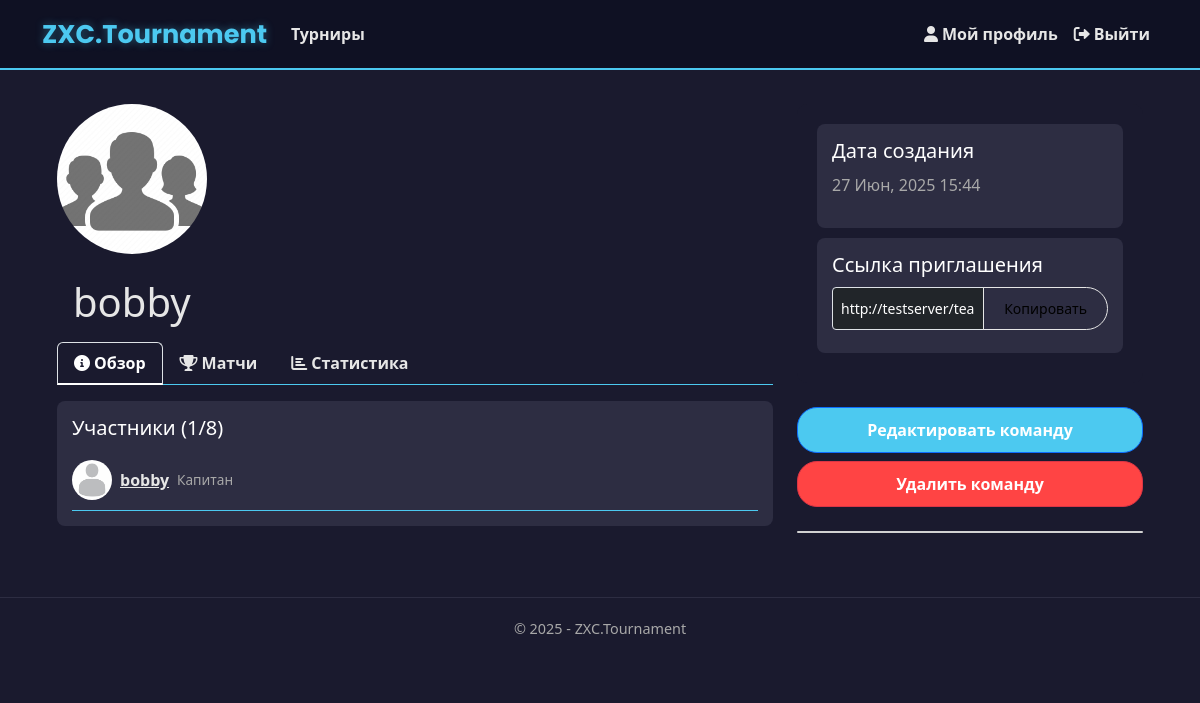
/team/1/ (signed in), run on the app's committed database.
### app/models.py (models this page shows, shortened)
class Team(models.Model):
    name = models.CharField(
        max_length=20,
        unique=True,
        verbose_name="Название команды",
        error_messages={
            'unique': "Команда с таким названием уже существует"
        }
    )
    avatar = models.ImageField(
        upload_to='team_avatars/',
        default='team_avatars/default_team.jpg',
        blank=True,
        null=True,
        verbose_name="Аватар команды"
    )
    captain = models.ForeignKey(
        User,
        on_delete=models.CASCADE,
        related_name='captained_teams',
        verbose_name="Капитан"
    )
    members = models.ManyToManyField(
        User,
        related_name='teams',
        blank=True,
        verbose_name="Участники"
    )
    created_at = models.DateTimeField(
        auto_now_add=True,
        verbose_name="Дата создания"
    )
    invite_code = models.CharField(
        max_length=32,
        unique=True,
        verbose_name="Код приглашения"
    )
    class Meta:
        verbose_name = 'Команда'
        verbose_name_plural = 'Команды'
        ordering = ['-created_at']
    def member_count(self):
        if not self.pk:
            return 0
        return self.members.count()
    def is_captain(self, user):
        return self.captain == user
    def is_member(self, user):
        return self.members.filter(pk=user.pk).exists()
    def get_all_members(self):
        if not self.pk:
            return []
        members = list(self.members.all())
        if self.captain not in members:
            members.insert(0, self.captain)
        return members

class UserProfile(models.Model):
    user = models.OneToOneField(User, on_delete=models.CASCADE)
    email_confirmed = models.BooleanField(default=False)
    avatar = models.ImageField(
        upload_to='avatars/',
        default='avatars/default.jpg',
        blank=True,
        null=True
    )
    team = models.ForeignKey(Team, on_delete=models.SET_NULL, null=True, blank=True, related_name='team_members')
    bio = models.TextField(blank=True, null=True)

### app/views.py (the view)
# urls.py: path('team/<int:team_id>/', views.team_page, name='team_page'),
@login_required
def team_page(request, team_id):
    team = get_object_or_404(Team, id=team_id)
    is_member = team.is_member(request.user)
    is_captain = team.is_captain(request.user)
    return render(request, 'app/teams/team_page.html', {
        'team': team,
        'is_member': is_member,
        'is_captain': is_captain,
        'invite_link': request.build_absolute_uri(
            reverse('join_team', kwargs={'invite_code': team.invite_code})),
        'year': datetime.now().year,
    })

### app/templates/app/teams/team_page.html (shortened to what this page needs)
{% extends "app/layout.html" %}
{% load static %}
{% block content %}
<div class="container mt-4">
    <div class="row">
        <div class="col-md-8">
            <div class="align-items-center mb-3">
                <img src="{% if team.avatar %}{{ team.avatar.url }}{% else %}/media/team_avatars/default_team.jpg{% endif %}"
                     class="img-fluid rounded-circle mb-4"
                     style="width: 150px; height: 150px; object-fit: cover;">
                <h1 class="mb-0 ms-3">{{ team.name }}</h1>
            </div>
            <ul class="nav nav-tabs">
                <li class="nav-item">
                    <a class="nav-link active" href="#overview" data-bs-toggle="tab">
                        <i class="fas fa-info-circle me-1"></i>Обзор
                    </a>
                </li>
                <li class="nav-item">
                    <a class="nav-link" href="#matches" data-bs-toggle="tab">
                        <i class="fas fa-trophy me-1"></i>Матчи
                    </a>
                </li>
                <li class="nav-item">
                    <a class="nav-link" href="#statistics" data-bs-toggle="tab">
                        <i class="fas fa-chart-bar me-1"></i>Статистика
                    </a>
                </li>
            </ul>
            <div class="tab-content mt-3">
                <div id="overview" class="tab-pane fade show active">
                    <div class="info-block">
                        <h5>Участники ({{ team.member_count }}/8)</h5>
                        {% for member in team.get_all_members %}
                        <div class="member-card d-flex align-items-center justify-content-between">
                            <div class="d-flex align-items-center gap-2">
                                <img src="{{ member.userprofile.avatar.url }}" alt="{{ member.username }}" class="member-avatar">
                                <a href="{% url 'view_profile' username=member.username %}" class="member-name">
                                    {{ member.username }}
                                </a>
                                <span class="member-role">
                                    {% if member == team.captain %}
                                    Капитан
                                    {% else %}
                                    Участник
                                    {% endif %}
                                </span>
                            </div>
                        </div>
                        {% empty %}
                        <p class="text-muted">Пока никто не присоединился к команде</p>
                        {% endfor %}
                    </div>
                </div>
            </div>
        </div>
        <div class="col-md-4">
            <div class="right-column">
                <div class="info-box">
                    <h5>Дата создания</h5>
                    <p>{{ team.created_at|date:"d M, Y H:i" }}</p>
                </div>
                {% if is_captain %}
                <div class="info-box">
                    <h5>Ссылка приглашения</h5>
                    <div class="input-group mb-2">
                        <input type="text"
                               class="form-control form-control-sm bg-dark text-white"
                               value="{{ invite_link }}"
                               id="inviteLink"
                               readonly>
                        <button class="btn btn-outline-secondary btn-sm" type="button" onclick="copyInviteLink()">
                            Копировать
                        </button>
                    </div>
                </div>
                {% endif %}
            </div>
            {% if is_captain %}
            <div class="action-buttons mt-4">
                <a href="{% url 'edit_team' team_id=team.id %}" class="btn btn-primary mb-2 w-100">
                    Редактировать команду
                </a>
                <a href="{% url 'delete_team' team_id=team.id %}" class="btn btn-danger w-100">
                    Удалить команду
                </a>
            </div>
            {% endif %}
            <div class="card mt-4 mb-4">
            </div>
        </div>
    </div>
</div>
{% endblock %}

### static/app/content/site.css (style rules this page uses)
body { padding-top: 10px; padding-bottom: 10px; }
input, select, textarea { max-width: 280px; }
body { background-color: #1a1a2e; color: #e6e6e6; font-family: 'Segoe UI', Tahoma, Geneva, Verdana, sans-serif; }

### app/templates/app/layout.html (style rules this page uses)
.nav-link { color: #e6e6e6 !important; font-weight: 500; transition: color 0.3s ease; }

### app/templates/app/teams/team_page.html (style rules this page uses)
.nav-tabs { border-bottom: 1px solid #4cc9f0; }
.nav-link { color: #e6e6e6; font-weight: bold; }
.nav-link.active { background-color: transparent !important; color: white !important; border-bottom: 2px solid #4cc9f0; }
.info-block { background-color: #2d2d42; padding: 15px; margin-bottom: 20px; border-radius: 8px; }
.info-block h5 { color: #ffffff; margin-bottom: 10px; }
.btn-primary { background-color: #4cc9f0; color: white; font-weight: bold; padding: 10px 20px; border-radius: 20px; }
.btn-danger { background-color: #ff4444; color: white; font-weight: bold; padding: 10px 20px; border-radius: 20px; }
.btn-outline-secondary { color: black; border-color: #e6e6e6; padding: 10px 20px; border-radius: 35px; }
.right-column { background-color: #1a1a2e; padding: 20px; border-radius: 10px; margin-bottom: 20px; }
.right-column h5 { color: #ffffff; margin-bottom: 10px; }
.right-column p { color: #a8a8a8; }
.info-box { background-color: #2d2d42; padding: 15px; border-radius: 8px; margin-bottom: 10px; }
.info-box h5 { color: #ffffff; margin-bottom: 10px; }
.info-box p { color: #a8a8a8; }
.member-card { display: flex; align-items: center; gap: 10px; padding: 10px 0; border-bottom: 1px solid #4cc9f0; }
.member-avatar { width: 40px; height: 40px; object-fit: cover; border-radius: 50%; }
.member-name { font-weight: bold; color: #e6e6e6; }
.member-role { color: #a8a8a8; font-size: 0.85rem; margin-left: auto; }

### data on the page
Team: avatar (placeholder picture), name "bobby", member_count "1", created_at "27 Июн, 2025 15:44"

### other printed values
{{ member.username }} "bobby"
